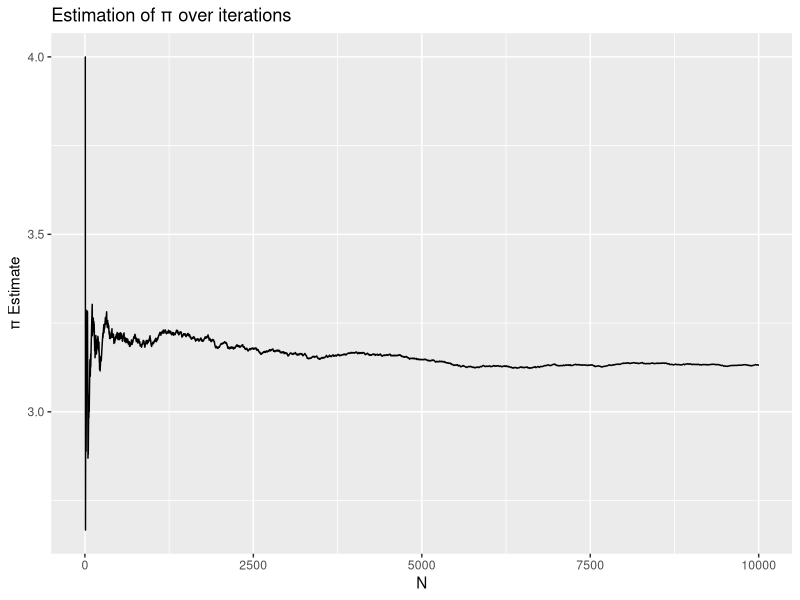
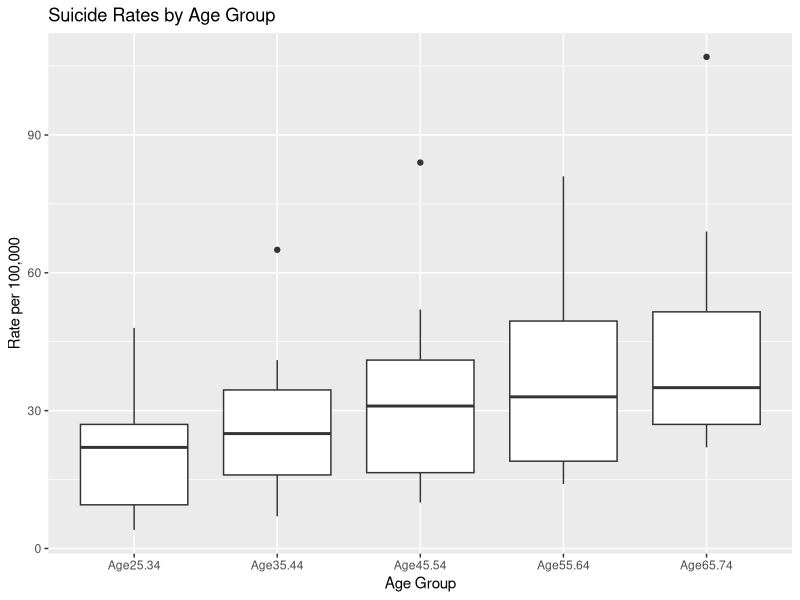

Here is the R script that generated these plots, in order:
## ---- chunk 1
library(tidyverse)
## ---- chunk 2
A <- matrix(c(9, 5, 2, 9, 4, 0, 6, 2, 12, 7, 8, 9, 2, 9, 0, 11), nrow = 4)
b <- c(7, 18, 1, 0)
solution <- solve(A, b)
solution
## ---- chunk 3
xVec <- sample(0:999, 250, replace = TRUE)
yVec <- sample(0:999, 250, replace = TRUE)
## ---- chunk 4
zVec <- yVec[seq(2, 250, by = 2)] - xVec[seq(1, 249, by = 2)]
zVec
## ---- chunk 5
yVec_greater_than_600 <- yVec[yVec > 600]
yVec_greater_than_600
## ---- chunk 6
index_positions <- which(yVec > 600)
index_positions
## ---- chunk 7
sorted_xVec <- xVec[order(yVec)]
sorted_xVec
## ---- chunk 8
selected_elements <- yVec[seq(1, length(yVec), by = 3)]
selected_elements
## ---- chunk 9
data(state)
state.x77 <- as_tibble(state.x77, rownames = "State")
## ---- chunk 10
states_low_income <- state.x77 %>% filter(Income < 4300)
average_income <- mean(states_low_income$Income)
average_income
## ---- chunk 11
state_highest_income <- state.x77 %>% arrange(desc(Income)) %>% slice(1)
state_highest_income
## ---- chunk 12
state.x77 <- state.x77 %>%
  mutate(Population_Size = ifelse(Income <= 4500, "S", "L"))
## ---- chunk 13
average_values <- state.x77 %>%
  group_by(Population_Size) %>%
  summarise(
    avg_income = mean(Income),
    avg_illiteracy = mean(Illiteracy)
  )
average_values
## ---- chunk 14
simulate_uniform <- function(n) {
  x <- runif(n, 0, 1)
  y <- runif(n, 0, 1)
  tibble(x = x, y = y)
}
## ---- chunk 15
calculate_proportions <- function(data) {
  dist_to_edge <- pmin(data$x, 1 - data$x, data$y, 1 - data$y)
  dist_to_vertex <- pmin(
    sqrt(data$x^2 + data$y^2),
    sqrt((1 - data$x)^2 + data$y^2),
    sqrt(data$x^2 + (1 - data$y)^2),
    sqrt((1 - data$x)^2 + (1 - data$y)^2)
  )
  prop_edge <- mean(dist_to_edge < 0.25)
  prop_vertex <- mean(dist_to_vertex < 0.25)
  list(prop_edge = prop_edge, prop_vertex = prop_vertex)
}

# Test with n = 1000
set.seed(37)
data <- simulate_uniform(1000)
calculate_proportions(data)
## ---- chunk 16
n <- 10000
set.seed(1)
points <- tibble(x = runif(n), y = runif(n))
points <- points %>%
  mutate(inside = map2_dbl(.x = x, .y = y, ~ifelse(.x^2 + .y^2 < 1, 1, 0))) %>%
  rowid_to_column("N")
## ---- chunk 17
points <- points %>%
  mutate(pi_estimate = 4 * cumsum(inside) / N)
## ---- chunk 18
ggplot(points, aes(x = N, y = pi_estimate)) +
  geom_line() +
  labs(title = "Estimation of π over iterations", x = "N", y = "π Estimate")
## ---- chunk 19
suicrates <- tibble(
  Country = c('Canada', 'Israel', 'Japan', 'Austria', 'France', 'Germany', 'Hungary', 'Italy', 'Netherlands', 'Poland', 'Spain', 'Sweden', 'Switzerland', 'UK', 'USA'),
  Age25.34 = c(22, 9, 22, 29, 16, 28, 48, 7, 8, 26, 4, 28, 22, 10, 20),
  Age35.44 = c(27, 19, 19, 40, 25, 35, 65, 8, 11, 29, 7, 41, 34, 13, 22),
  Age45.54 = c(31, 10, 21, 52, 36, 41, 84, 11, 18, 36, 10, 46, 41, 15, 28),
  Age55.64 = c(34, 14, 31, 53, 47, 49, 81, 18, 20, 32, 16, 51, 50, 17, 33),
  Age65.74 = c(24, 27, 49, 69, 56, 52, 107, 27, 28, 28, 22, 35, 51, 22, 37)
)
## ---- chunk 20
suicrates_long <- suicrates %>%
  pivot_longer(cols = starts_with("Age"), names_to = "AgeGroup", values_to = "Rate")
## ---- chunk 21
ggplot(suicrates_long, aes(x = AgeGroup, y = Rate)) +
  geom_boxplot() +
  labs(title = "Suicide Rates by Age Group", x = "Age Group", y = "Rate per 100,000")
## ---- chunk 22
LaborSupply <- read_csv("LaborSupply.csv")

# Create hour and wage variables
labor <- LaborSupply %>%
  mutate(hour = exp(lnhr), wage = exp(lnwg), .before = kids) %>%
  dplyr::select(-lnhr, -lnwg)
## ---- chunk 23
avg_hours_sd <- labor %>%
  group_by(year) %>%
  summarise(
    avg_hours = mean(hour),
    sd_hours = sd(hour)
  )
avg_hours_sd
## ---- chunk 24
most_hours_1982 <- labor %>%
  filter(year == 1982) %>%
  group_by(age) %>%
  summarise(avg_hours = mean(hour)) %>%
  arrange(desc(avg_hours)) %>%
  slice(1)
most_hours_1982
## ---- chunk 25
labor <- labor %>%
  group_by(id) %>%
  mutate(n_years = n_distinct(year)) %>%
  ungroup()

# Is the panel balanced?
is_balanced <- all(labor %>% count(id) %>% pull(n) == labor$n_years)
is_balanced
## ---- chunk 26
labor <- labor %>%
  group_by(id) %>%
  mutate(no_kids = ifelse(all(kids == 0), 1, 0)) %>%
  ungroup()
## ---- chunk 27
stats_1980 <- labor %>%
  filter(year == 1980) %>%
  group_by(no_kids) %>%
  summarise(
    avg_wage = mean(wage),
    sd_wage = sd(wage),
    n = n()
  )
stats_1980
